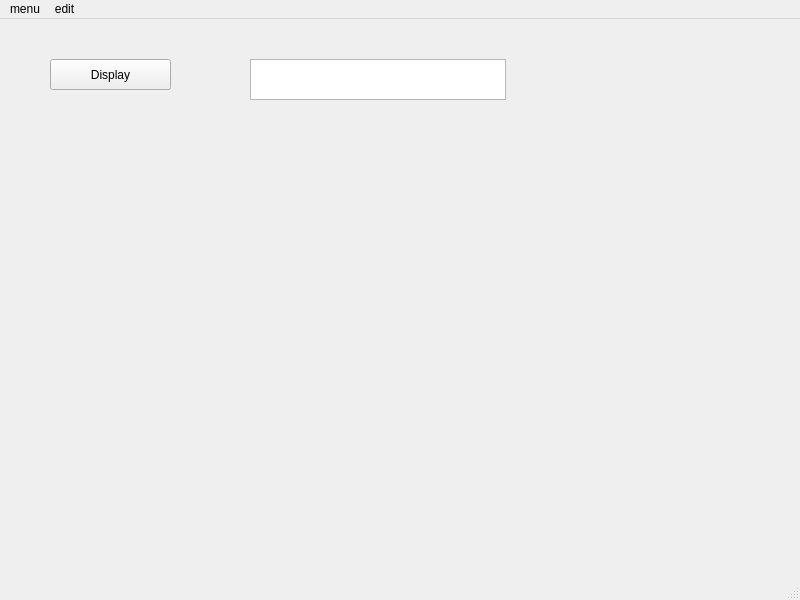
<?xml version="1.0" encoding="UTF-8"?>
<ui version="4.0">
 <class>MainWindow</class>
 <widget class="QMainWindow" name="MainWindow">
  <property name="geometry">
   <rect>
    <x>0</x>
    <y>0</y>
    <width>800</width>
    <height>600</height>
   </rect>
  </property>
  <property name="windowTitle">
   <string>MainWindow</string>
  </property>
  <widget class="QWidget" name="centralwidget">
   <widget class="QPushButton" name="btn">
    <property name="geometry">
     <rect>
      <x>50</x>
      <y>40</y>
      <width>121</width>
      <height>31</height>
     </rect>
    </property>
    <property name="text">
     <string>Display</string>
    </property>
    <property name="autoDefault">
     <bool>false</bool>
    </property>
   </widget>
   <widget class="QTextBrowser" name="text">
    <property name="geometry">
     <rect>
      <x>250</x>
      <y>40</y>
      <width>256</width>
      <height>41</height>
     </rect>
    </property>
   </widget>
  </widget>
  <widget class="QMenuBar" name="menubar">
   <property name="geometry">
    <rect>
     <x>0</x>
     <y>0</y>
     <width>800</width>
     <height>23</height>
    </rect>
   </property>
   <widget class="QMenu" name="menuFirstWindown">
    <property name="title">
     <string>menu</string>
    </property>
   </widget>
   <widget class="QMenu" name="menuEdit">
    <property name="title">
     <string>edit</string>
    </property>
   </widget>
   <addaction name="menuFirstWindown"/>
   <addaction name="menuEdit"/>
  </widget>
  <widget class="QStatusBar" name="statusbar"/>
 </widget>
 <resources/>
 <connections/>
</ui>
